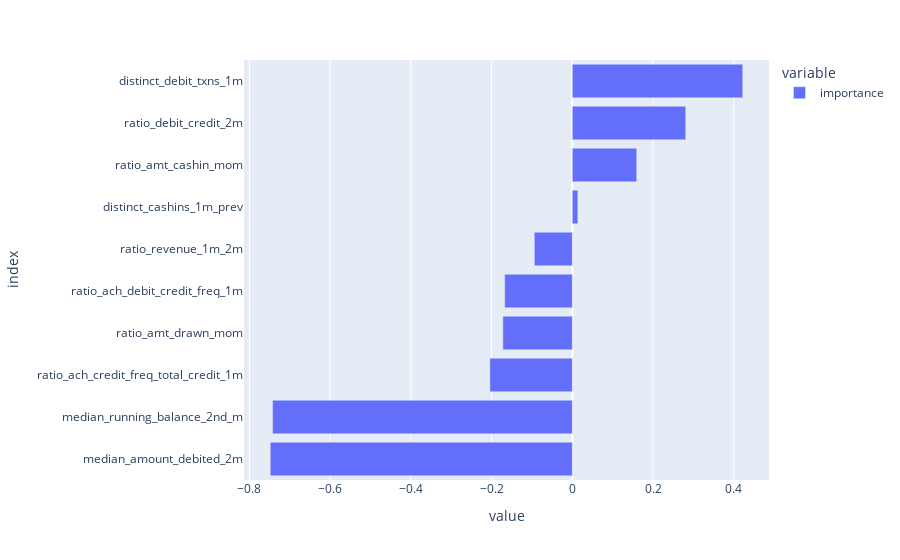

Notebook code cell kept with this figure:
### Markdown cell above
#### Feature Importance

### Code cell
feat_imp = mm.feature_importance(logreg_model, df[feat_list])

### Figure 1 — Plotly figure (JSON) as saved in the notebook; plotly's stock layout.template omitted (floating-point values rounded to 4 significant figures)
{"data": [{"alignmentgroup": "True", "hovertemplate": "variable=importance<br>value=%{x}<br>index=%{y}<extra></extra>", "legendgroup": "importance", "marker": {"color": "#636efa", "pattern": {"shape": ""}}, "name": "importance", "offsetgroup": "importance", "orientation": "h", "showlegend": true, "textposition": "auto", "type": "bar", "x": [0.4223, -0.7483, 0.281, -0.2042, -0.1675, -0.7425, -0.0942, 0.0137, -0.172, 0.1597], "xaxis": "x", "y": ["distinct_debit_txns_1m", "median_amount_debited_2m", "ratio_debit_credit_2m", "ratio_ach_credit_freq_total_credit_1m", "ratio_ach_debit_credit_freq_1m", "median_running_balance_2nd_m", "ratio_revenue_1m_2m", "distinct_cashins_1m_prev", "ratio_amt_drawn_mom", "ratio_amt_cashin_mom"], "yaxis": "y"}], "layout": {"barmode": "relative", "legend": {"title": {"text": "variable"}, "tracegroupgap": 0}, "margin": {"t": 60}, "xaxis": {"anchor": "y", "domain": [0, 1], "title": {"text": "value"}}, "yaxis": {"anchor": "x", "categoryorder": "total ascending", "domain": [0, 1], "title": {"text": "index"}}}}
